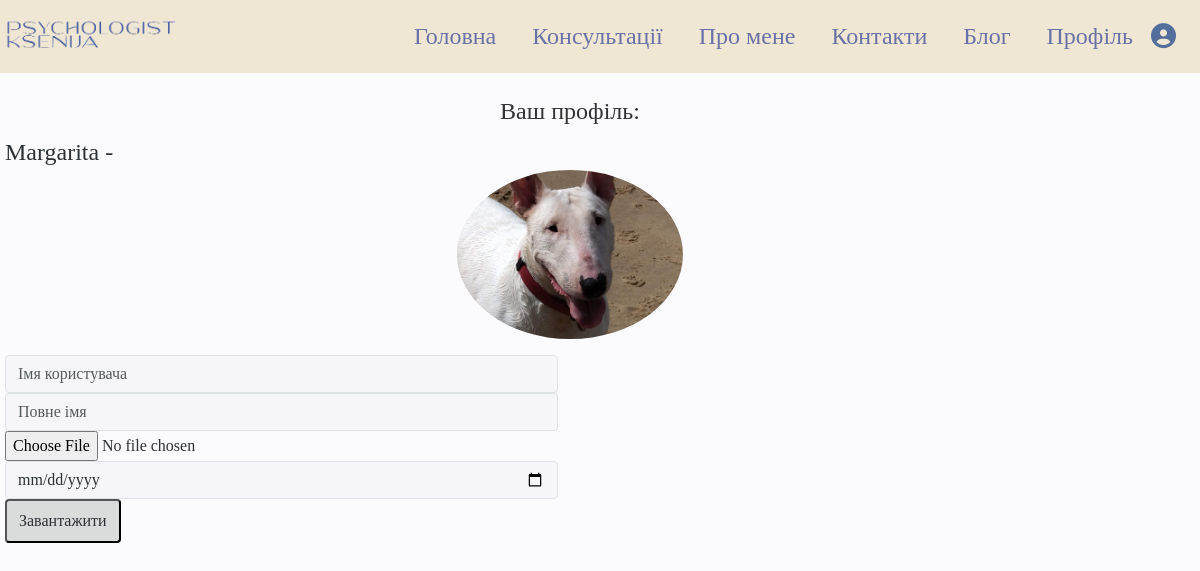
Before: /view_profile/profiles/ with the older database file.
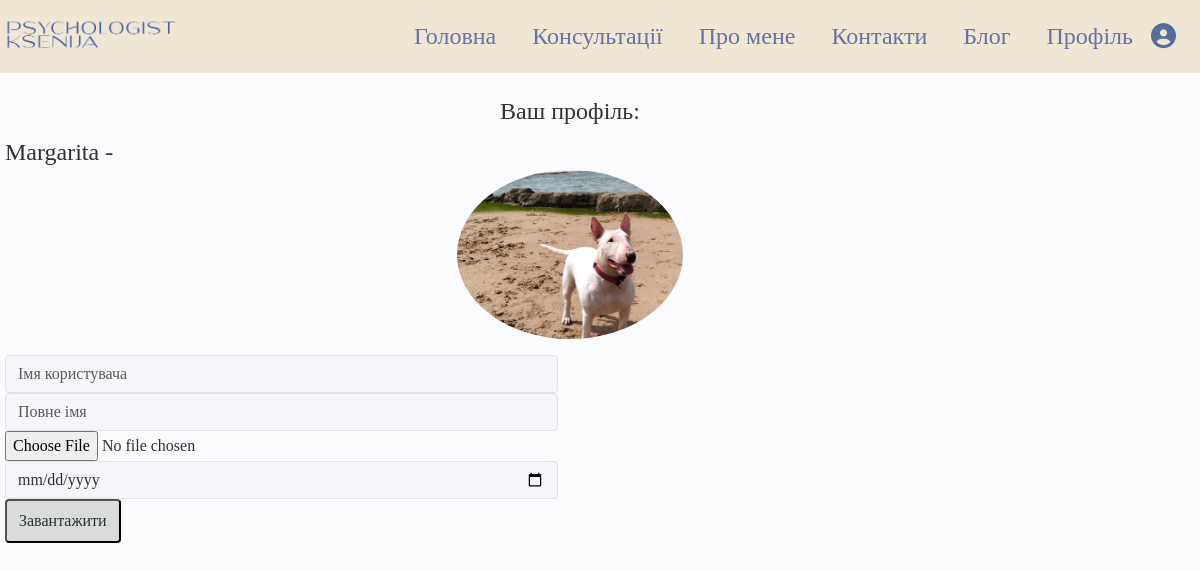
After: the same page with the newer database file.
### profiles/models.py (models this page shows, shortened)
class UserProfile(models.Model):
    user = models.OneToOneField(User, on_delete=models.CASCADE)
    full_name = models.CharField(max_length=255, blank=True)
    avatar = models.ImageField(upload_to='avatars/', blank=True, null=True)
    date_of_birth = models.DateField(blank=True, null=True)

### profiles/views.py (the view)
# urls.py: path('profiles/', view_profile, name='view_profile'),
def profiles(request):
    if request.method == 'POST':
        user = request.user
        full_name = request.POST.get('full_name')
        avatar = request.FILES.get('avatar')
        date_of_birth = request.POST.get('date_of_birth')
        try:
            profile, created  = UserProfile.objects.get_or_create(user=user)
            profile.date_of_birth = date_of_birth
            profile.avatar = avatar
            profile.full_name = full_name
            profile.save()
            messages.success(request, 'Профіль успішно оновлено.')
            return redirect('profiles')
        except Exception as e:
            logger.error(f"Error in profiles view: {e}", exc_info=True)
            messages.error(request, f'Помилка: {e}')
        return redirect('profiles')
    else:
        profiles = UserProfile.objects.all()
        return render(request, 'profiles/profiles.html', {'profiles': profiles})

### profiles/templates/profiles/profiles.html (shortened to what this page needs)
{% extends 'main/base.html' %}
{% block extra_styles %}
    {% load static %}
    <link rel="stylesheet" href="https://cdn.jsdelivr.net/npm/bootstrap@5.3.2/dist/css/bootstrap.min.css">
    <link rel="stylesheet" type="text/css" href="{% static 'profiles/profiles_styles.css' %}">
{% endblock %}
{% block content %}
<div class="container mt-4 ms-0">
  <h3 class="blog-title text-center mt-3">Ваш профіль:</h3>
  {% for profile in profiles %}
    <p>{{ profile.user.username }} - <img src="{{ profile.avatar.url }}" alt="{{ profile.user.username }}'s Avatar" class="profile-avatar"></p>
  {% endfor %}
        <div class="row">
            <div class="col-6 ms-0">
                <form method="post" enctype="multipart/form-data" action="{% url 'profiles' %}">
                    <input type="text" name="user" id="id_name" class="form-control" placeholder="Імя користувача" required>
                    <input type="text" name="full_name" id="id_full_name" class="form-control" placeholder="Повне імя" required>
                    <input type="file" name="avatar" accept="image/*" required>
                    <input type="date" name="date_of_birth" id="id_birth" class="form-control" required>
                    <button type="submit">Завантажити</button>
                </form>
            </div>
        </div>
</div>
{% endblock %}

Changed rows visible on the page:
changed UserProfile "Margarita": avatar: a different picture
